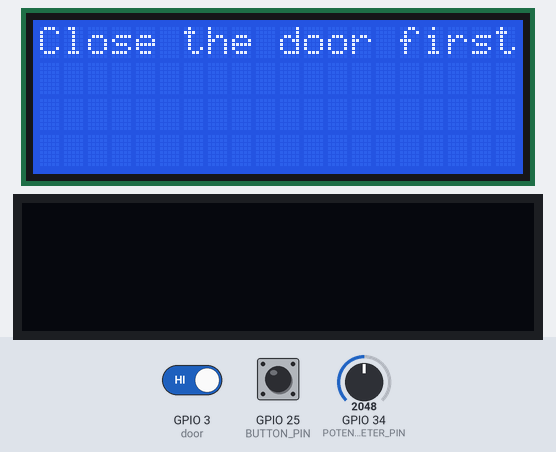
Bench run of a sketch on a simulated ESP32. Parts: 20×4 character LCD, 128×32 one-colour display. Inputs (shaded band) come from the test bench; at power-on: GPIO 3 (door) HIGH, GPIO 25 (BUTTON_PIN) HIGH, GPIO 34 (POTENTIOMETER_PIN) = 2048. The display library's start-up logo is not drawn; what the sketch prints to the serial monitor is not drawn.

Above: at 1.3 s.
1.4 s: GPIO 3 (door) driven LOW
At 2.1 s:
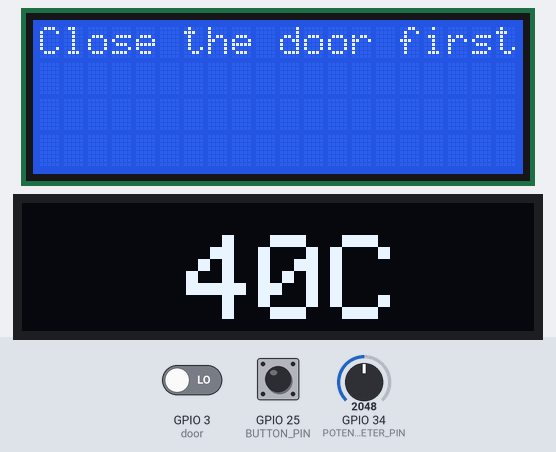
2.9 s: GPIO 25 (BUTTON_PIN) pulled LOW for 0.15 s
At 3.5 s:
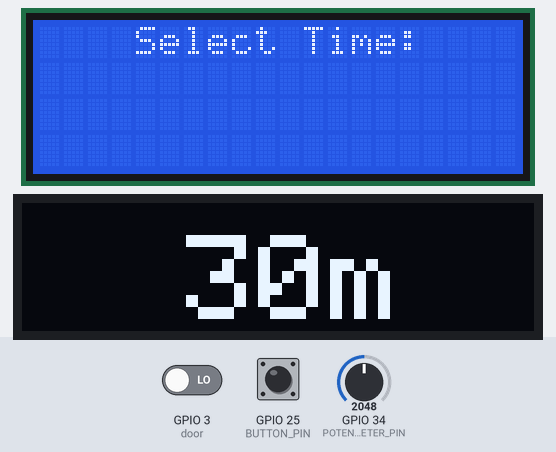
4.5 s: GPIO 25 (BUTTON_PIN) pulled LOW for 1 s
At 5.0 s:
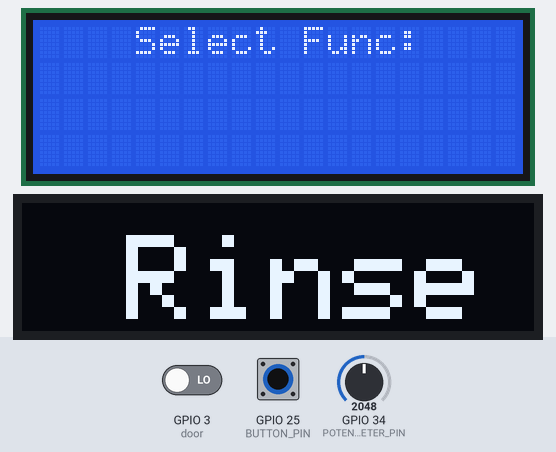
7.0 s: GPIO 34 (POTENTIOMETER_PIN) set to 1993
At 7.6 s:
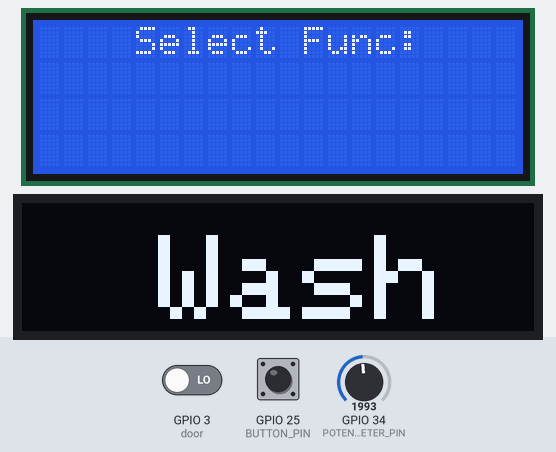
8.5 s: GPIO 25 (BUTTON_PIN) pulled LOW for 0.15 s
At 10.5 s:
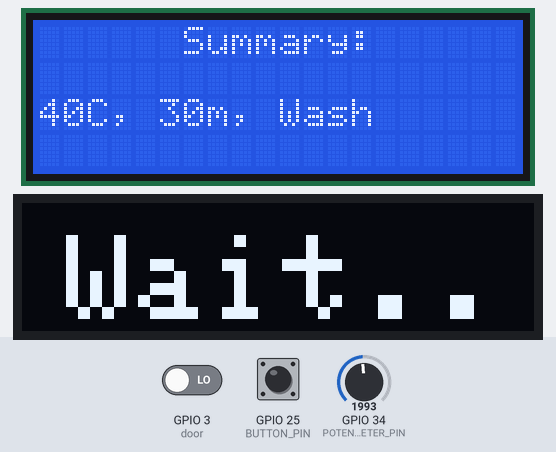
Timing chart, 0 to 12.0 s (numbered marks = the images above; inputs shaded):
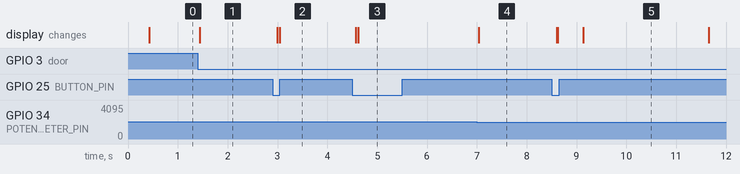

The sketch:

pot_esp-NOW.ino
```cpp
#include <Wire.h>
#include <LiquidCrystal_I2C.h>
#include <Adafruit_GFX.h>
#include <Adafruit_SSD1306.h>
#include <esp_now.h>
#include <WiFi.h>

// Define pins
#define BUTTON_PIN 25
#define POTENTIOMETER_PIN 34
const int door = 3;  // Pin for the door sensor

// LCD Initialization for 20x4 screen
LiquidCrystal_I2C lcd(0x27, 20, 4);

// OLED Initialization
#define SCREEN_WIDTH 128
#define SCREEN_HEIGHT 32
#define OLED_RESET -1
Adafruit_SSD1306 oled(SCREEN_WIDTH, SCREEN_HEIGHT, &Wire, OLED_RESET);

// Define ESP-NOW settings
uint8_t receiverAddress[] = {0xC0, 0x5D, 0x89, 0xDC, 0xA5, 0x00};

// Data structure for transmission
typedef struct {
  char temperature[8];
  char time[8];
  char function[8];
  int timeRemaining;
} UserData;

UserData userData;

// Variables for selection
const char *temperatureOptions[] = {"20C", "40C", "60C", "90C"};
const char *timeOptions[] = {"15m", "30m", "45m", "60m"};
const char *functionOptions[] = {"Wash", "Rinse", "Spin"};

int step = 0;
int selectedIndices[] = {0, 0, 0};
unsigned long lastDebounceTime = 0;
const unsigned long debounceDelay = 50;

int parseTime(const char *timeStr) {
  int timeValue = atoi(timeStr);
  char unit = timeStr[strlen(timeStr) - 1];

  if (unit == 'm') {
    return timeValue * 60;
  }
  return 0;
}

bool buttonState = HIGH;
bool lastButtonState = HIGH;

// Callback for sending data
void onSent(const uint8_t *macAddr, esp_now_send_status_t status) {
  Serial.println(status == ESP_NOW_SEND_SUCCESS ? "Send Success" : "Send Fail");
}

void setup() {
  lcd.init();
  lcd.backlight();

  if (!oled.begin(SSD1306_SWITCHCAPVCC, 0x3C)) {
    Serial.println(F("OLED initialization failed!"));
    while (1);
  }
  oled.display();

  oled.setTextSize(2); // Change to a smaller text size for better centering
  oled.setTextColor(WHITE);

  pinMode(BUTTON_PIN, INPUT_PULLUP);
  pinMode(POTENTIOMETER_PIN, INPUT);
  pinMode(door, INPUT_PULLUP);  // Configure door sensor pin

  WiFi.mode(WIFI_STA);
  if (esp_now_init() != ESP_OK) {
    Serial.println("ESP-NOW Initialization Failed");
    return;
  }
  esp_now_register_send_cb(onSent);

  esp_now_peer_info_t peerInfo = {};
  memcpy(peerInfo.peer_addr, receiverAddress, 6);
  peerInfo.channel = 0;
  peerInfo.encrypt = false;
  esp_now_add_peer(&peerInfo);

  // Centered LCD output
  lcd.setCursor(0, 0);
  String message = "Select Temp:";
  int messageLength = message.length();
  int centerPosition = (20 - messageLength) / 2; // Adjust for 20 characters
  lcd.setCursor(centerPosition, 0);
  lcd.print(message);
  lcd.setCursor(0, 1);
  Serial.begin(115200);
}

void loop() {
  int doorState = digitalRead(door);  // Read the door sensor state

  // Check if the door is open, if it is, show the "Close the door" message
  if (doorState == HIGH) {
    lcd.clear();
    lcd.setCursor(0, 0);
    lcd.print("Close the door first");
    return;  // Exit the loop to prevent proceeding with option selection
  }

  int reading = digitalRead(BUTTON_PIN);
  if (reading != lastButtonState) {
    lastDebounceTime = millis();
  }
  if ((millis() - lastDebounceTime) > debounceDelay) {
    if (reading == LOW && buttonState == HIGH) {
      buttonPressed();
    }
    buttonState = reading;
  }
  lastButtonState = reading;

  if (step < 3) {
    int potValue = analogRead(POTENTIOMETER_PIN);
    int maxIndex = step == 0 ? 3 : step == 1 ? 3 : 2;
    selectedIndices[step] = constrain(map(potValue, 0, 4095, 0, maxIndex), 0, maxIndex);

    // Clear LCD
    lcd.setCursor(0, 1);
    lcd.print("                "); // Clear line
    lcd.setCursor(0, 1);
    displayOptionsOnOLED();
  }
}

void buttonPressed() {
  step++;
  lcd.clear();
  displayOptionsOnOLED();

  if (step == 1) {
    String message = "Select Time:";
    int messageLength = message.length();
    int centerPosition = (20 - messageLength) / 2; // Adjust for 20 characters
    lcd.setCursor(centerPosition, 0);
    lcd.print(message);
    lcd.setCursor(0, 1);
  } else if (step == 2) {
    String message = "Select Func:";
    int messageLength = message.length();
    int centerPosition = (20 - messageLength) / 2; // Adjust for 20 characters
    lcd.setCursor(centerPosition, 0);
    lcd.print(message);
    lcd.setCursor(0, 1);
  } else if (step == 3) {
    // Display Summary on LCD (Row 1 and 2 for title, Row 3 and 4 for options)
    lcd.clear();
    String message = "Summary:";
    int messageLength = message.length();
    int centerPosition = (20 - messageLength) / 2;
    lcd.setCursor(centerPosition, 0);
    lcd.print(message);
    lcd.setCursor(0, 1);

    lcd.setCursor(0, 2);
    lcd.print(temperatureOptions[selectedIndices[0]]);
    lcd.print(", ");
    lcd.print(timeOptions[selectedIndices[1]]);
    lcd.print(", ");
    lcd.print(functionOptions[selectedIndices[2]]);

    delay(500);
    displayWaitMessageOnOLED();
    delay(2500);

    strcpy(userData.temperature, temperatureOptions[selectedIndices[0]]);
    strcpy(userData.time, timeOptions[selectedIndices[1]]);
    strcpy(userData.function, functionOptions[selectedIndices[2]]);
    userData.timeRemaining = parseTime(userData.time);

    esp_now_send(receiverAddress, (uint8_t *)&userData, sizeof(userData));

    startCountdown(userData.timeRemaining);
    resetSystem();
  }
}

void displayWaitMessageOnOLED() {
  oled.clearDisplay();
  oled.setTextSize(3);  // Increase text size for better visibility
  oled.setTextColor(WHITE);

  String message = "Wait...";
  int textWidth = message.length() * 15;  // Estimate text width (15px per character)
  int x = (SCREEN_WIDTH - textWidth) / 2;
  int y = (SCREEN_HEIGHT - 8 * 3) / 2;  // Adjust vertical position based on text height
  y = y + 4;
  oled.setCursor(x, y);
  oled.print(message);
  oled.display();
}

void startCountdown(int totalSeconds) {
  while (totalSeconds >= 0) {
    oled.clearDisplay();
    oled.setCursor(0, 0);
    oled.setCursor(0, 10);
    oled.print(totalSeconds / 60);
    oled.print("m ");
    oled.print(totalSeconds % 60);
    oled.print("s");
    oled.display();
    delay(1000);
    totalSeconds--;

    userData.timeRemaining = totalSeconds;
    esp_now_send(receiverAddress, (uint8_t *)&userData, sizeof(userData));
  }

  oled.clearDisplay();
  oled.setCursor(0, 0);
  oled.print("Complete!");
  oled.display();
  delay(3000);
}

void resetSystem() {
  step = 0;
  memset(selectedIndices, 0, sizeof(selectedIndices));

  lcd.clear();
  String message = "Select Temp:";
  int messageLength = message.length();
  int centerPosition = (20 - messageLength) / 2; // Adjust for 20 characters
  lcd.setCursor(centerPosition, 0);
  lcd.print(message);
  lcd.setCursor(0, 1);
}

void displayOptionsOnOLED() {
  oled.clearDisplay();
  oled.setTextSize(3);  // Set the text size to 2.5 (approximated as 3)
  oled.setTextColor(WHITE);

  String message = (step == 0) ? temperatureOptions[selectedIndices[0]]
                                : (step == 1) ? timeOptions[selectedIndices[1]]
                                              : functionOptions[selectedIndices[2]];

  int textWidth = message.length() * 15;  // Estimate text width (15px per character)
  int x = (SCREEN_WIDTH - textWidth) / 2;
  int y = (SCREEN_HEIGHT - 8 * 3) / 2;  // Adjust vertical position based on text height
  y = y + 4;
  oled.setCursor(x, y);
  oled.print(message);
  oled.display();
}
```

Measured:
- the behaviour switches between 2048 and 2047 on GPIO 34 (POTENTIOMETER_PIN) (found by bisection; images 3 and 4)
- after the input at 1.4 s, the display: changes at once (image 1)
- after the input at 2.9 s, the display: first changes after 0.10 s (image 2 shows a later state)
- after the input at 4.5 s, the display: first changes after 0.07 s (image 3 shows a later state)
- after the input at 7.0 s, the display: changes at once (image 4)
- after the input at 8.5 s, the display: first changes after 0.10 s (image 5 shows a later state)
